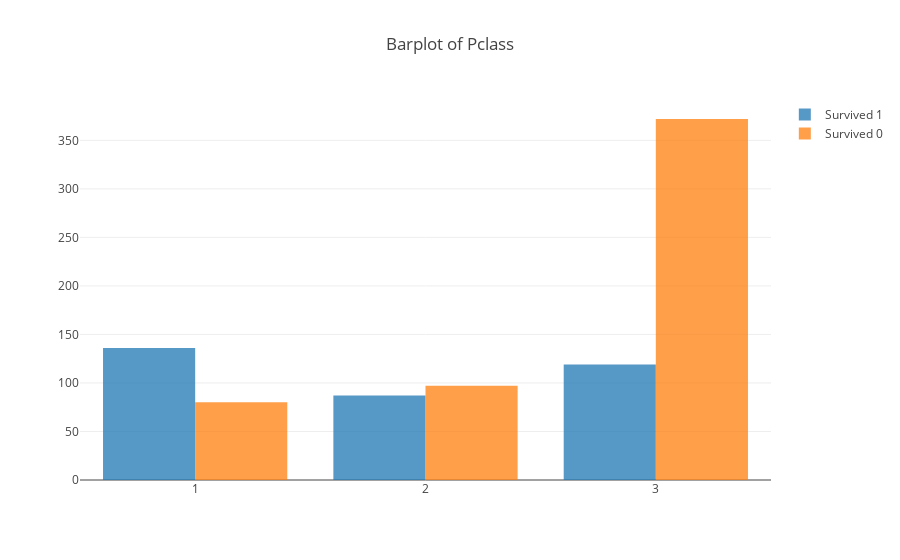

Notebook code cell kept with this figure:
### Code cell
feature = 'Pclass'
trace = []
group_labels = []

for i in np.sort(df_train['Survived'].unique())[::-1]:
    trace.append(go.Bar(x = np.sort(df_train[df_train['Survived']==i][feature].unique()),\
                        y = df_train[df_train['Survived']==i][feature].value_counts().sort_index(),\
                        opacity = 0.75,name = f"Survived {int(i)}"))

layout = go.Layout(barmode='group', title = f"Barplot of {feature}")
fig = go.Figure(data=trace, layout=layout)

# Plot!
plotly.offline.iplot(fig)

### Figure 1 — Plotly figure (JSON) as saved in the notebook; plotly's stock layout.template omitted (floating-point values rounded to 4 significant figures)
{"data": [{"name": "Survived 1", "opacity": 0.75, "type": "bar", "uid": "306c3554-e268-42d4-a15d-bf6bb4d15cea", "x": [1, 2, 3], "y": [136, 87, 119]}, {"name": "Survived 0", "opacity": 0.75, "type": "bar", "uid": "40cfb460-457a-4173-ae94-f07196506934", "x": [1, 2, 3], "y": [80, 97, 372]}], "layout": {"barmode": "group", "title": {"text": "Barplot of Pclass"}}}
